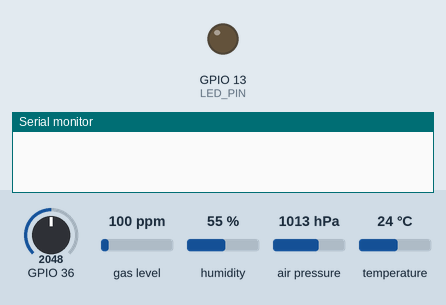
Simulated run of this sketch. Board: ESP32. On the bench: output pins drawn as LEDs (lit = HIGH), the last lines printed to the serial monitor. Inputs (shaded band) come from the test bench; at power-on: GPIO 36 = 2048, gas level 100 ppm, humidity 55 %, air pressure 1013 hPa, temperature 24 °C. WiFi joins after 1.5 s; servers stay silent unless stated; no MQTT or app messages arrive unless stated.

Above: at 0.0 s.
At 1.8 s:
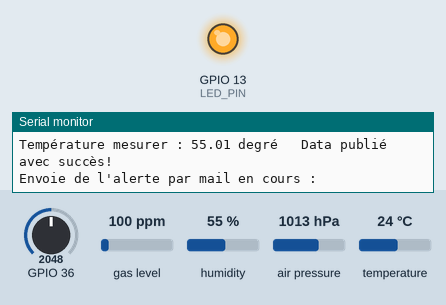
Timing chart, 0 to 3.3 s (numbered marks = the images above):
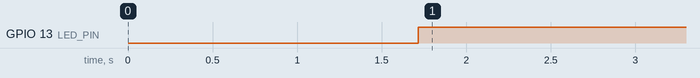

Measured:
- by itself, GPIO 13 (LED_PIN): LOW → HIGH at 1.7 s

The sketch:

demo.ino
```cpp
//DEEEEEEEEEEEEEEEEEEEEEEEEEEEEEMMMMMMMMMMOOOOOOOOOOOOOOOO

#include <WiFi.h>
#include "Adafruit_MQTT.h"
#include "Adafruit_MQTT_Client.h"
#define WLAN_SSID       "InssV2"
#define WLAN_PASS       "tozyyyyy"
#define AIO_SERVER      "io.adafruit.com"
#define AIO_SERVERPORT  1883                   // use 8883 for SSL
#define AIO_USERNAME    "Inssso"
#define AIO_KEY         "aio_VYaE20M5aYC6iVK44yeD5yf7F2iz"

WiFiClient client;
Adafruit_MQTT_Client mqtt(&client, AIO_SERVER, AIO_SERVERPORT, AIO_USERNAME, AIO_KEY);
// Setup a feed called 'temperatureAmbiante' for publishing.
Adafruit_MQTT_Publish temperatureAmbiante = Adafruit_MQTT_Publish(&mqtt, AIO_USERNAME "/feeds/temperatureAmbiante");
void MQTT_connect();

/*Partie capteur ; BME680 sensor*/
#include <Wire.h>
#include <Adafruit_Sensor.h>
#include "Adafruit_BME680.h"
#define SEALEVELPRESSURE_HPA (1013.25)
#define NEW_ADDRESS (0x77)    ///< The default I2C address
Adafruit_BME680 bme;
/*FIN BME680 sensor*/

/* Partie ADC/LM35 */
#include <driver/adc.h>
#define LED_PIN 13
#define SEUIL 22
float temperature = 0;
/* FIN ADC/LM35 */

////Pour la demo
int compteur = 0;

void setup() {
  Serial.begin(115200);
  delay(10);
  Serial.println(F("Adafruit MQTT demo"));
  // Connect to WiFi access point.
  Serial.println(); Serial.println();
  Serial.print("Connecting to ");
  Serial.println(WLAN_SSID);
  WiFi.begin(WLAN_SSID, WLAN_PASS);
  while (WiFi.status() != WL_CONNECTED) {
    delay(500);
    Serial.print(".");
  }
  Serial.println();
  Serial.println("WiFi connected");
  Serial.println("IP address: "); Serial.println(WiFi.localIP());

  /*BME680 sensor*/
  while (!Serial);
  Serial.println(F("BME680 test"));

  if (!bme.begin(NEW_ADDRESS)) {
    Serial.println("Could not find a valid BME680 sensor, check wiring!");
    while (1);
  }
  // Set up oversampling and filter initialization
  bme.setTemperatureOversampling(BME680_OS_8X);
  bme.setHumidityOversampling(BME680_OS_2X);
  bme.setPressureOversampling(BME680_OS_4X);
  bme.setIIRFilterSize(BME680_FILTER_SIZE_3);
  bme.setGasHeater(320, 150); // 320*C for 150 ms
  /*FIN BME680 sensor*/

  /* Partie ADC/LM35 */
  pinMode(LED_PIN,OUTPUT);
  /* FIN ADC/LM35 */

  /*END SET-UP*/
}

void loop() {
  /*BME680 MQTT*/
  MQTT_connect();
  BME_check();
  /*FIN BME680 MQTT*/

  /* Partie ADC/LM35 */
  ADC_mesure_temperature();
  alerte_incendie();
  compteur ++;
  if (compteur>=10){
    MQTT_publish_data();
    compteur = 0;
  }
  /* FIN ADC/LM35 */


}
// Function to connect and reconnect as necessary to the MQTT server.
// Should be called in the loop function and it will take care if connecting.
void MQTT_connect() {
  int8_t ret;
  // Stop if already connected.
  if (mqtt.connected()) {
    return;
  }
  Serial.print("Connecting to MQTT... ");
  uint8_t retries = 3;
  while ((ret = mqtt.connect()) != 0) { // connect will return 0 for connected
       Serial.println(mqtt.connectErrorString(ret));
       Serial.println("Retrying MQTT connection in 5 seconds...");
       mqtt.disconnect();
       delay(5000);  // wait 5 seconds
       retries--;
       if (retries == 0) {
         // basically die and wait for WDT to reset me
         while (1);
       }
  }
  Serial.println("MQTT Connected!");
}

void MQTT_publish_data(){
  Serial.print(F("\nTempérature mesurer : "));
  Serial.print(temperature);
  Serial.print(" degré");
  if (! temperatureAmbiante.publish(bme.temperature)) {
    Serial.println(F("Failed"));
  } else {
    Serial.println(F("\t Data publié avec succès!"));
  }
}

void BME_check(){
    if (! bme.performReading()) {
    Serial.println("Failed to perform reading :(");
    return;
  }
}

void ADC_mesure_temperature(){
  adc1_config_width(ADC_WIDTH_BIT_12);
	adc1_config_channel_atten(ADC1_CHANNEL_0,ADC_ATTEN_DB_0);
	int value = adc1_get_raw(ADC1_CHANNEL_0);
	float voltage = (float)value*1100./4095.; // Convert the read value to millivolt, using the full-scale configured with the attenuation (3.9V) and the number of bits (4095)
  temperature = voltage/10;
	Serial.println("Temp: " + String(temperature));
  alerte_incendie();
	delay(500);
}

void alerte_incendie (){
  if (temperature >= SEUIL){
    digitalWrite(LED_PIN,HIGH);
    MQTT_publish_data();
    Serial.println("Envoie de l'alerte par mail en cours : " );
    delay(1000);
    Serial.print(" . . ");
    delay(250);
    Serial.print(" . . ");
    delay(500);
    Serial.print(" . . \n");
    delay(500);
    Serial.print(" . . \n");
    delay(500);
    Serial.print(" . . \n");
    Serial.println("Mail envoyer à l'adresse : 'rosalieblush@gmail.com' " );

  }
  else {
      digitalWrite(LED_PIN,LOW);
  }
}
```
